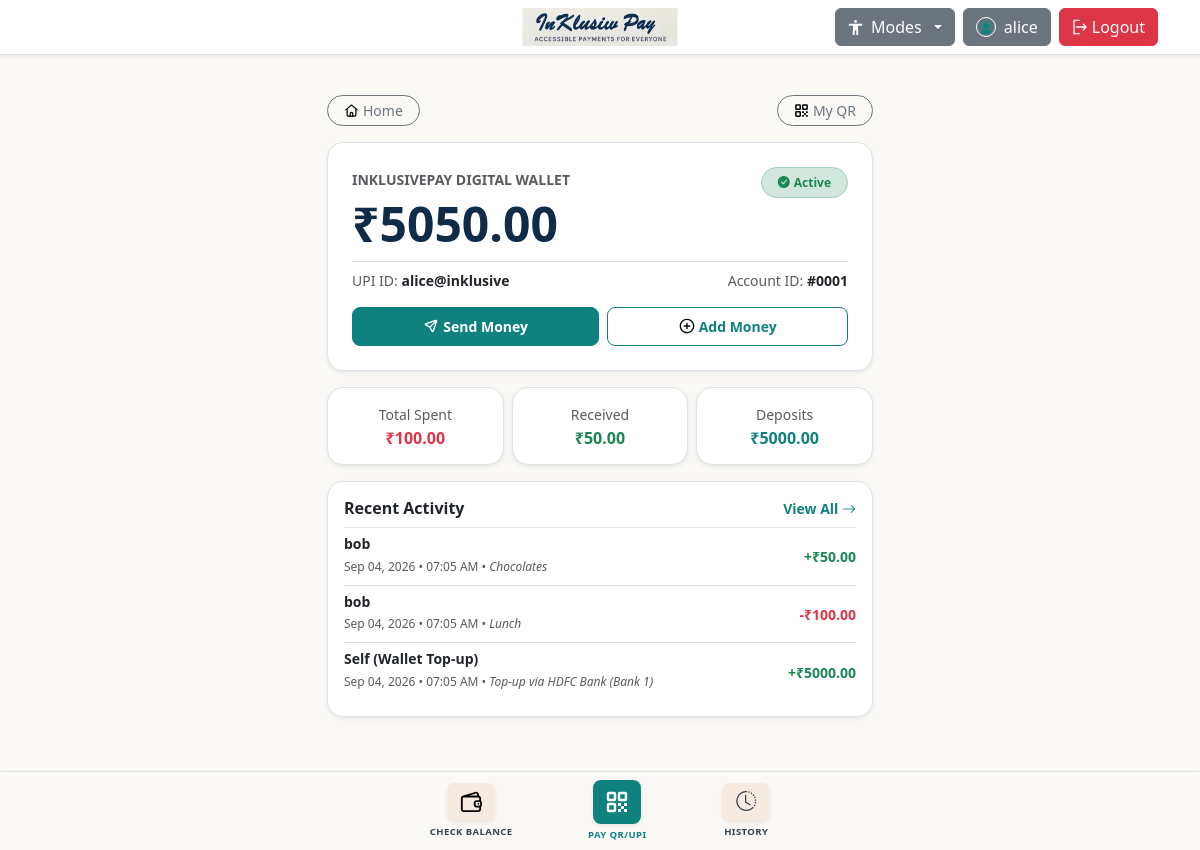
The page /balance (signed in) on the database its author committed.
### upiapp/models.py (models this page shows, shortened)
class Base(DeclarativeBase):
    pass

class User(Base, UserMixin):
    __tablename__ = "users"
    id: Mapped[int] = mapped_column(Integer, primary_key=True, autoincrement=True)
    username: Mapped[str] = mapped_column(String(80), unique=True, nullable=False)
    email: Mapped[str] = mapped_column(String(255), unique=True, nullable=False)
    password_hash: Mapped[str | None] = mapped_column(String(255), nullable=True)
    wallet: Mapped[float] = mapped_column(Float, default=100.0, nullable=False)
    qr_image: Mapped[str | None] = mapped_column(String(255), nullable=True)
    profile_image: Mapped[str | None] = mapped_column(String(255), nullable=True)
    transaction_pin_hash: Mapped[str | None] = mapped_column(String(255), nullable=True)
    created: Mapped[datetime] = mapped_column(
        DateTime,
        nullable=False,
        default=lambda: datetime.now(timezone.utc),
    )
    sent_transactions: Mapped[list["Transaction"]] = relationship(
        foreign_keys="[Transaction.sender_id]",
        back_populates="sender",
        cascade="all, delete-orphan",
    )
    received_transactions: Mapped[list["Transaction"]] = relationship(
        foreign_keys="[Transaction.receiver_id]",
        back_populates="receiver",
        cascade="all, delete-orphan",
    )
    family_memberships: Mapped[list["FamilyMember"]] = relationship(
        back_populates="user",
        cascade="all, delete-orphan",
    )
    favorite_contacts: Mapped[list["FavoriteContact"]] = relationship(
        "FavoriteContact",
        foreign_keys="FavoriteContact.user_id",
        back_populates="user",
        cascade="all, delete-orphan",
    )

class Transaction(Base):
    __tablename__ = "transactions"
    id: Mapped[int] = mapped_column(Integer, primary_key=True, autoincrement=True)
    amount: Mapped[float] = mapped_column(Float, nullable=False)
    sender_id: Mapped[int | None] = mapped_column(ForeignKey("users.id"), nullable=True)
    receiver_id: Mapped[int] = mapped_column(ForeignKey("users.id"), nullable=False)
    note: Mapped[str | None] = mapped_column(String(255), nullable=True)
    status: Mapped[str] = mapped_column(String(20), default="SUCCESS", nullable=False)
    transaction_type: Mapped[str] = mapped_column(String(20), default="TRANSFER", nullable=False)
    created_on: Mapped[datetime] = mapped_column(
        DateTime,
        nullable=False,
        default=lambda: datetime.now(timezone.utc),
    )
    sender: Mapped["User | None"] = relationship(foreign_keys=[sender_id], back_populates="sent_transactions")
    receiver: Mapped["User"] = relationship(foreign_keys=[receiver_id], back_populates="received_transactions")

### upiapp/routes.py (the view)
@app.route("/balance")
@login_required
def balance():
    with Session() as session:
        user = session.get(User, current_user.id)
        current_balance = user.wallet if user else 0.0
        sent_txns = session.query(Transaction).filter_by(sender_id=current_user.id, status="SUCCESS").all()
        received_txns = (
            session.query(Transaction)
            .filter(
                Transaction.receiver_id == current_user.id,
                Transaction.sender_id.is_not(None),
                Transaction.status == "SUCCESS",
            )
            .all()
        )
        deposit_txns = (
            session.query(Transaction)
            .filter(
                Transaction.receiver_id == current_user.id,
                Transaction.sender_id.is_(None),
                Transaction.status == "SUCCESS",
            )
            .all()
        )
        total_sent = sum(t.amount for t in sent_txns)
        total_received = sum(t.amount for t in received_txns)
        total_deposited = sum(t.amount for t in deposit_txns)
        recent_txns = (
            session.query(Transaction)
            .filter(or_(Transaction.sender_id == current_user.id, Transaction.receiver_id == current_user.id))
            .order_by(desc(Transaction.created_on))
            .limit(5)
            .all()
        )
        formatted_txns = []
        for t in recent_txns:
            if t.sender_id is None:
                direction = "DEPOSIT"
                counterparty = "Self (Wallet Top-up)"
            elif t.sender_id == current_user.id:
                direction = "SENT"
                counterparty = t.receiver.username if t.receiver else "User"
            else:
                direction = "RECEIVED"
                counterparty = t.sender.username if t.sender else "User"
            formatted_txns.append({
                "id": t.id,
                "amount": t.amount,
                "direction": direction,
                "counterparty": counterparty,
                "note": t.note,
                "created_on": t.created_on,
                "status": t.status,
            })
    return render_template(
        "balance.html",
        title="My Wallet & Balance",
        balance=current_balance,
        total_sent=total_sent,
        total_received=total_received,
        total_deposited=total_deposited,
        recent_transactions=formatted_txns,
    )

### upiapp/templates/balance.html (shortened to what this page needs)
{% extends "base.html" %}
{% block content %}
<div class="container py-4">
    <div class="row justify-content-center">
        <div class="col-md-8 col-lg-6">
            <div class="d-flex justify-content-between align-items-center mb-3">
                <a href="{{ url_for('home') }}" class="btn btn-sm btn-outline-secondary rounded-pill px-3 d-flex align-items-center gap-1">
                    <img src="{{ url_for('static', filename='svg/home.svg') }}" width="15" height="15" alt="Home">
                    <span>Home</span>
                </a>
                <a href="{{ url_for('profile') }}" class="btn btn-sm btn-outline-secondary rounded-pill px-3 d-flex align-items-center gap-1">
                    <img src="{{ url_for('static', filename='svg/qr.svg') }}" width="15" height="15" alt="QR">
                    <span>My QR</span>
                </a>
            </div>
            <div class="card border rounded-4 p-4 mb-3 bg-white shadow-sm">
                <div class="d-flex justify-content-between align-items-start mb-2">
                    <div>
                        <span class="text-muted small text-uppercase fw-semibold">InKlusivepay Digital Wallet</span>
                        <h1 class="display-5 fw-bold mt-1 mb-0 text-dark" style="color: #0F2B48 !important;">₹{{ "%.2f"|format(balance) }}</h1>
                    </div>
                    <span class="badge bg-success-subtle text-success border border-success-subtle px-3 py-2 rounded-pill">
                        <i class="bi bi-check-circle-fill me-1"></i>Active
                    </span>
                </div>
                <div class="d-flex flex-wrap align-items-center justify-content-between pt-2 border-top small text-muted">
                    <div>
                        <span>UPI ID: </span>
                        <strong class="text-dark">{{ current_user.username }}@inklusive</strong>
                    </div>
                    <div>
                        <span>Account ID: </span>
                        <strong class="text-dark">#{{ "%04d"|format(current_user.id) }}</strong>
                    </div>
                </div>
                <div class="d-flex gap-2 mt-3">
                    <a href="{{ url_for('pay') }}" class="btn btn-auth-teal btn-sm flex-fill py-2 rounded-3 d-flex align-items-center justify-content-center gap-1">
                        <img src="{{ url_for('static', filename='svg/send.svg') }}" width="16" height="16" alt="Send" style="filter: brightness(0) invert(1);">
                        <span>Send Money</span>
                    </a>
                    <a href="{{ url_for('deposit') }}" class="btn btn-outline-primary btn-sm flex-fill py-2 rounded-3 d-flex align-items-center justify-content-center gap-1">
                        <img src="{{ url_for('static', filename='svg/add.svg') }}" width="16" height="16" alt="Add">
                        <span>Add Money</span>
                    </a>
                </div>
            </div>
            <div class="row g-2 mb-3">
                <div class="col-4">
                    <div class="card border rounded-4 p-3 text-center bg-white shadow-sm">
                        <div class="text-muted small">Total Spent</div>
                        <h6 class="fw-bold text-danger mb-0 mt-1">₹{{ "%.2f"|format(total_sent) }}</h6>
                    </div>
                </div>
                <div class="col-4">
                    <div class="card border rounded-4 p-3 text-center bg-white shadow-sm">
                        <div class="text-muted small">Received</div>
                        <h6 class="fw-bold text-success mb-0 mt-1">₹{{ "%.2f"|format(total_received) }}</h6>
                    </div>
                </div>
                <div class="col-4">
                    <div class="card border rounded-4 p-3 text-center bg-white shadow-sm">
                        <div class="text-muted small">Deposits</div>
                        <h6 class="fw-bold text-teal mb-0 mt-1" style="color: #0F8280;">₹{{ "%.2f"|format(total_deposited) }}</h6>
                    </div>
                </div>
            </div>
            <div class="card border rounded-4 p-3 mb-4 bg-white shadow-sm">
                <div class="d-flex justify-content-between align-items-center mb-2">
                    <h6 class="fw-bold mb-0 text-dark">Recent Activity</h6>
                    <a href="{{ url_for('transactions') }}" class="text-decoration-none small fw-semibold text-teal">
                        View All <i class="bi bi-arrow-right"></i>
                    </a>
                </div>
                {% if recent_transactions %}
                <div class="list-group list-group-flush">
                    {% for t in recent_transactions %}
                    <div class="list-group-item px-0 py-2 d-flex justify-content-between align-items-center">
                        <div>
                            <h6 class="mb-0 small fw-semibold text-dark">{{ t.counterparty }}</h6>
                            <small class="text-muted" style="font-size: 0.75rem;">
                                {{ t.created_on.strftime('%b %d, %Y • %I:%M %p') }}
                                {% if t.note %}• <em>{{ t.note }}</em>{% endif %}
                            </small>
                        </div>
                        <div class="text-end">
                            <span class="fw-bold small {% if t.direction == 'SENT' %}text-danger{% else %}text-success{% endif %}">
                                {% if t.direction == 'SENT' %}-{% else %}+{% endif %}₹{{ "%.2f"|format(t.amount) }}
                            </span>
                        </div>
                    </div>
                    {% endfor %}
                </div>
                {% else %}
                <div class="text-center py-3 text-muted small">
                    <p class="mb-1">No transactions recorded yet.</p>
                    <a href="{{ url_for('pay') }}" class="btn btn-sm btn-outline-primary rounded-pill">Send your first payment</a>
                </div>
                {% endif %}
            </div>
        </div>
    </div>
</div>
{% endblock %}

### upiapp/templates/base.html (shortened to what this page needs)
<!DOCTYPE html>
<html lang="en" data-bs-theme="light">
<head>
    <link href="https://cdn.jsdelivr.net/npm/bootstrap@5.3.8/dist/css/bootstrap.min.css" rel="stylesheet"
>
    <link rel="stylesheet" href="https://cdn.jsdelivr.net/npm/bootstrap-icons@1.11.3/font/bootstrap-icons.min.css">
    <link rel="stylesheet" href="{{ url_for('static', filename='css/auth.css') }}">
</head>
<body>
    {% if request.endpoint not in ['login', 'register', 'verify_otp', 'resend_otp'] %}
    <header class="border-bottom py-2 bg-white shadow-sm sticky-top">
        <div class="container d-flex justify-content-between align-items-center position-relative">
            <div class="position-absolute start-50 translate-middle-x text-center">
                <a class="text-decoration-none d-inline-block" href="{{ url_for('home') }}">
                    <img src="{{ url_for('static', filename='img/brand_header_logo.png') }}" style="height: 38px; width: auto; object-fit: contain;" alt="InKlusiv Pay">
                </a>
            </div>
            <div class="d-flex align-items-center gap-2 ms-auto">
                <div class="dropdown">
                    <button class="btn btn-secondary dropdown-toggle d-flex align-items-center gap-2" type="button" data-bs-toggle="dropdown" aria-expanded="false" title="Accessibility Quick Modes">
                        <img src="{{ url_for('static', filename='svg/person.svg') }}" width="15" height="15" alt="Modes" style="filter: brightness(0) invert(1);">
                        <span>Modes</span>
                    </button>
                </div>
                {% if current_user.is_authenticated %}
                <a href="{{ url_for('profile') }}" class="btn btn-secondary d-flex align-items-center gap-2" title="Profile">
                    <img src="{{ url_for('static', filename='img/default_avatar.png') }}" class="rounded-circle border border-white" width="20" height="20" alt="Avatar">
                    <span class="d-none d-sm-inline">{{ current_user.username }}</span>
                </a>
                <a href="{{ url_for('logout') }}" class="btn btn-danger d-flex align-items-center gap-1" title="Logout">
                    <img src="{{ url_for('static', filename='svg/logout.svg') }}" width="16" height="16" alt="Logout" style="filter: brightness(0) invert(1);">
                    <span class="d-none d-sm-inline">Logout</span>
                </a>
                {% else %}
                <a href="{{ url_for('login') }}" class="btn btn-secondary">Login</a>
                <a href="{{ url_for('register') }}" class="btn btn-auth-teal text-white">Register</a>
                {% endif %}
            </div>
        </div>
    </header>
    {% endif %}
    {% block content %}
    {% endblock %}
    {% if request.endpoint not in ['login', 'register', 'verify_otp', 'resend_otp', 'cognitive_mode'] %}
    <nav class="navbar fixed-bottom bg-white border-top py-2 shadow-sm" style="z-index: 1030; background-color: #FAF9F6 !important;">
        <div class="container d-flex justify-content-around align-items-center text-center" style="max-width: 440px;">
            <a href="{{ url_for('balance') if current_user.is_authenticated else url_for('login') }}" class="d-flex flex-column align-items-center text-decoration-none" style="gap: 4px;">
                <div class="d-flex align-items-center justify-content-center rounded-3 shadow-sm" style="width: 48px; height: 38px; background-color: #F5EBE1; color: #334155;">
                    <img src="{{ url_for('static', filename='svg/wallet.svg') }}" width="22" height="22" alt="Wallet">
                </div>
                <span style="font-size: 9.5px; font-weight: 800; letter-spacing: 0.4px; color: #334155;">CHECK BALANCE</span>
            </a>
            <a href="{{ url_for('pay', scan=1) if current_user.is_authenticated else url_for('login') }}" class="d-flex flex-column align-items-center text-decoration-none" style="gap: 4px;">
                <div class="d-flex align-items-center justify-content-center rounded-3 shadow-sm" style="width: 48px; height: 44px; background-color: #0F8280; color: #ffffff;">
                    <img src="{{ url_for('static', filename='svg/qr.svg') }}" width="24" height="24" alt="Pay QR" style="filter: brightness(0) invert(1);">
                </div>
                <span style="font-size: 9.5px; font-weight: 800; letter-spacing: 0.4px; color: #0F8280;">PAY QR/UPI</span>
            </a>
            <a href="{{ url_for('transactions') if current_user.is_authenticated else url_for('login') }}" class="d-flex flex-column align-items-center text-decoration-none" style="gap: 4px;">
                <div class="d-flex align-items-center justify-content-center rounded-3 shadow-sm" style="width: 48px; height: 38px; background-color: #F5EBE1; color: #334155;">
                    <i class="bi bi-clock-history fs-5"></i>
                </div>
                <span style="font-size: 9.5px; font-weight: 800; letter-spacing: 0.4px; color: #334155;">HISTORY</span>
            </a>
        </div>
    </nav>
    {% endif %}
</body>
</html>

### rows shown on the page
User: username "alice", wallet "5050.00", id "0001"
User: counterparty "bob" "bob"
Transaction: created_on "Sep 04, 2026 • 07:05 AM", note "Chocolates", amount "50.00"
Transaction: created_on "Sep 04, 2026 • 07:05 AM", note "Lunch", amount "100.00"
Transaction: counterparty "Self (Wallet Top-up)", created_on "Sep 04, 2026 • 07:05 AM", note "Top-up via HDFC Bank (Bank 1)", amount "5000.00"

### other values the page prints
{{ "%.2f"|format(total_sent) }} "100.00"
{{ "%.2f"|format(total_received) }} "50.00"
{{ "%.2f"|format(total_deposited) }} "5000.00"
